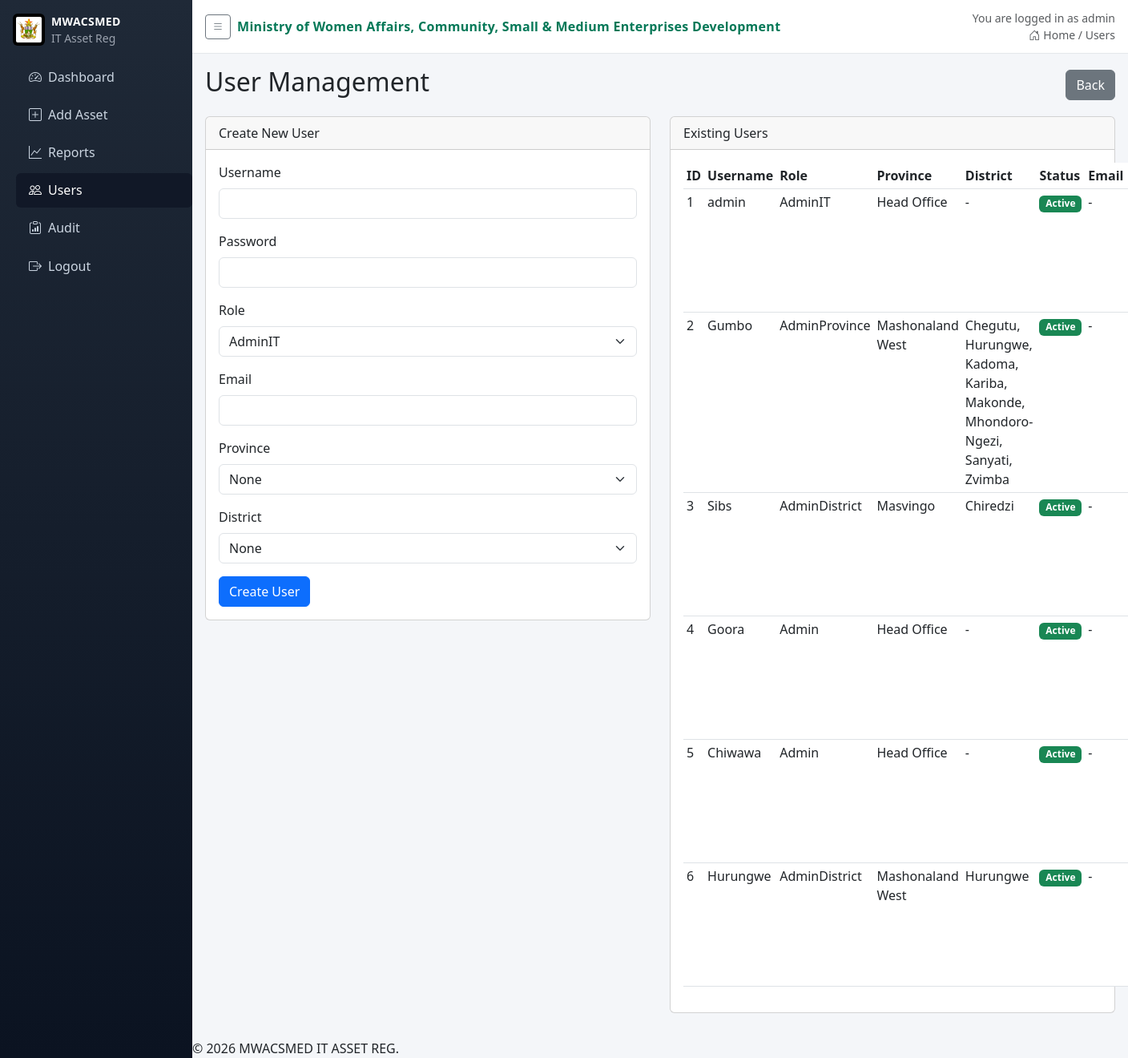
Screenshot of /users (signed in) with the database file from the repository.
### app.py (models this page shows)
class User(db.Model):
    id = db.Column(db.Integer, primary_key=True)
    username = db.Column(db.String(80), unique=True, nullable=False)
    password_hash = db.Column(db.String(200), nullable=False)
    role = db.Column(db.String(20), nullable=False)
    province = db.Column(db.String(100), nullable=True)  # 'Head Office' or specific province
    district = db.Column(db.String(100), nullable=True)
    active = db.Column(db.Boolean, default=True, nullable=False)
    email = db.Column(db.String(120), nullable=True)

### app.py (the view, shortened to what this page needs)
@app.route('/users', methods=['GET', 'POST'])
@login_required
def users():
    if not is_it():
        flash('Access denied', 'danger')
        return redirect(url_for('index'))
    all_users = User.query.all()
    return render_template('users.html', users=all_users)

### app.py (called while the page is built)
def login_required(f):
    @wraps(f)
    def wrapper(*args, **kwargs):
        if not session.get('user_id'):
            return redirect(url_for('login'))
        return f(*args, **kwargs)
    return wrapper

def current_user():
    uid = session.get('user_id')
    if not uid:
        return None
    return User.query.get(uid)

def is_it():
    u = current_user()
    return bool(u and u.role == 'IT')

@app.context_processor
def inject_user():
    return {
        'current_user': current_user(),
        'current_role': (current_user().role if current_user() else None),
        'ministry_name': app.config.get('MINISTRY_NAME'),
        'logo_url': app.config.get('LOGO_STATIC_PATH')
    }

### templates/users.html (shortened to what this page needs)
{% extends 'base.html' %}
{% block content %}
<div class="d-flex justify-content-between align-items-center mb-3">
  <h2>User Management</h2>
  <a href="{{ url_for('index') }}" class="btn btn-secondary">Back</a>
</div>
<div class="row">
  <div class="col-lg-6">
    <div class="card mb-3">
      <div class="card-header">Create New User</div>
      <div class="card-body">
        <form method="POST">
          <div class="mb-3">
            <label class="form-label">Username</label>
            <input type="text" name="username" class="form-control" required>
          </div>
          <div class="mb-3">
            <label class="form-label">Password</label>
            <input type="password" name="password" class="form-control" required minlength="8">
          </div>
          <div class="mb-3">
            <label class="form-label">Role</label>
            <select name="role" id="role" class="form-select" required onchange="adjustLocationRequirements()">
              <option value="IT">AdminIT</option>
            </select>
          </div>
          <div class="mb-3">
            <label class="form-label">Email</label>
            <input type="email" name="email" class="form-control">
          </div>
          <div class="mb-3">
            <label class="form-label">Province</label>
            <select name="province" id="province" class="form-select" onchange="updateDistricts(); adjustLocationRequirements()">
              <option value="">None</option>
            </select>
          </div>
          <div class="mb-3">
            <label class="form-label">District</label>
            <select name="district" id="district" class="form-select">
              <option value="">None</option>
            </select>
          </div>
          <button type="submit" class="btn btn-primary">Create User</button>
        </form>
      </div>
    </div>
  </div>
  <div class="col-lg-6">
    <div class="card mb-3">
      <div class="card-header">Existing Users</div>
      <div class="card-body">
        <table class="table table-sm">
          <thead>
            <tr>
              <th>ID</th>
              <th>Username</th>
              <th>Role</th>
              <th>Province</th>
              <th>District</th>
              <th>Status</th>
              <th>Email</th>
            </tr>
          </thead>
          <tbody>
            {% for u in users %}
            <tr>
              <td>{{ u.id }}</td>
              <td>{{ u.username }}</td>
              <td>{{ 'AdminIT' if u.role == 'IT' else u.role }}</td>
              <td>{{ u.province or '-' }}</td>
              <td>{{ u.district or '-' }}</td>
              <td>
                {% if u.active %}<span class="badge bg-success">Active</span>{% else %}<span class="badge bg-secondary">Inactive</span>{% endif %}
              </td>
              <td>{{ u.email or '-' }}</td>
            </tr>
            {% else %}
            <tr><td colspan="5" class="text-center">No users</td></tr>
            {% endfor %}
          </tbody>
        </table>
      </div>
    </div>
  </div>
</div>
{% endblock %}

### templates/base.html (shortened to what this page needs)
<!doctype html>
<html lang="en">
  <head>
    <link href="https://cdn.jsdelivr.net/npm/bootstrap@5.3.0/dist/css/bootstrap.min.css" rel="stylesheet">
    <link rel="stylesheet" href="https://cdn.jsdelivr.net/npm/bootstrap-icons@1.11.1/font/bootstrap-icons.css">
  </head>
  <body>
    <aside class="sidebar">
      <div class="brand d-flex align-items-center gap-2">
        {% if logo_url %}
        <img class="brand-logo" src="{{ logo_url }}" alt="" onerror="this.remove()">
        {% endif %}
        <div>
          <div class="brand-title">MWACSMED</div>
          <div class="brand-sub small">IT Asset Reg</div>
        </div>
      </div>
      <nav class="nav flex-column">
        <a class="nav-link {% if request.endpoint=='index' %}active{% endif %}" href="{{ url_for('index') }}"><i class="bi bi-speedometer2 me-2"></i>Dashboard</a>
        <a class="nav-link {% if request.endpoint=='add_asset' %}active{% endif %}" href="{{ url_for('add_asset') }}"><i class="bi bi-plus-square me-2"></i>Add Asset</a>
        <a class="nav-link {% if request.endpoint=='reports' %}active{% endif %}" href="{{ url_for('reports') }}"><i class="bi bi-graph-up me-2"></i>Reports</a>
        {% if current_role == 'IT' %}
        <a class="nav-link {% if request.endpoint=='users' %}active{% endif %}" href="{{ url_for('users') }}"><i class="bi bi-people me-2"></i>Users</a>
        <a class="nav-link {% if request.endpoint=='audit' %}active{% endif %}" href="{{ url_for('audit') }}"><i class="bi bi-clipboard-data me-2"></i>Audit</a>
        {% endif %}
        {% if current_user %}
        <a class="nav-link" href="{{ url_for('logout') }}"><i class="bi bi-box-arrow-right me-2"></i>Logout</a>
        {% else %}
        <a class="nav-link {% if request.endpoint=='login' %}active{% endif %}" href="{{ url_for('login') }}"><i class="bi bi-box-arrow-in-right me-2"></i>Login</a>
        {% endif %}
      </nav>
    </aside>
    <div class="main">
      <div class="topbar d-flex justify-content-between align-items-center">
        <div class="d-flex align-items-center gap-2">
          <button class="btn btn-outline-secondary btn-sm" id="sidebarToggle"><i class="bi bi-list"></i></button>
          <div class="ministry">{{ ministry_name }}</div>
        </div>
        <div class="text-muted small text-end">
          {% if current_user %}
          <div>You are logged in as {{ current_user.username }}</div>
          {% endif %}
          <div><i class="bi bi-house-door me-1"></i>Home / {{ request.endpoint|capitalize }}</div>
        </div>
      </div>
      <div class="content">
      {% block content %}{% endblock %}
      </div>
      <div class="footer-copy">© 2026 MWACSMED IT ASSET REG.</div>
    </div>
  </body>
</html>

### templates/base.html (style rules this page uses)
body { background: #f4f6f9; }
.sidebar { position: fixed; top: 0; left: 0; bottom: 0; width: 240px; background: linear-gradient(180deg,#1f2937 0%, #0b1321 100%); color: #cbd5e1; padding-top: 1rem; }
.sidebar .brand { color: #fff; padding: 0 1rem; margin-bottom: 1rem; }
.brand-logo { height: 40px; width: 40px; object-fit: contain; display: inline-block; background: #000; border-radius: 6px; padding: 4px; }
.brand-title { font-weight: 700; font-size: 14px; letter-spacing: .4px; }
.brand-sub { color: #9ca3af; }
.sidebar .nav-link { color: #cbd5e1; padding: .6rem 1rem; border-radius: .375rem; display: block; }
.sidebar .nav-link.active, .sidebar .nav-link:hover { background: #111827; color: #fff; }
.sidebar nav { padding-left: 1.25rem; margin-top: .5rem; }
.sidebar .nav-link { margin-bottom: .25rem; }
.main { margin-left: 240px; transition: margin-left .2s ease; min-height: 100vh; }
.topbar { background: #ffffff; border-bottom: 1px solid #e5e7eb; padding: .75rem 1rem; }
.ministry { font-weight: 700; color: #047857; letter-spacing: .3px; }
.content { padding: 1rem; max-width: 1400px; margin: 0 auto; }

### rows the page displays
User: username "admin", id "1", role "AdminIT", province "Head Office", district "-", active "Active", email "-"
User: id "2", username "Gumbo", role "AdminProvince", province "Mashonaland West", district "Chegutu, Hurungwe, Kadoma, Kariba, Makonde, Mhondoro-Ngezi, Sanyati, Zvimba", active "Active", email "-"
User: id "3", username "Sibs", role "AdminDistrict", province "Masvingo", district "Chiredzi", active "Active", email "-"
User: id "4", username "Goora", role "Admin", province "Head Office", district "-", active "Active", email "-"
User: id "5", username "Chiwawa", role "Admin", province "Head Office", district "-", active "Active", email "-"
User: id "6", username "Hurungwe", role "AdminDistrict", province "Mashonaland West", district "Hurungwe", active "Active", email "-"

### other values shown
{{ ministry_name }} "Ministry of Women Affairs, Community, Small & Medium Enterprises Development"
{{ request.endpoint|capitalize }} "Users"
